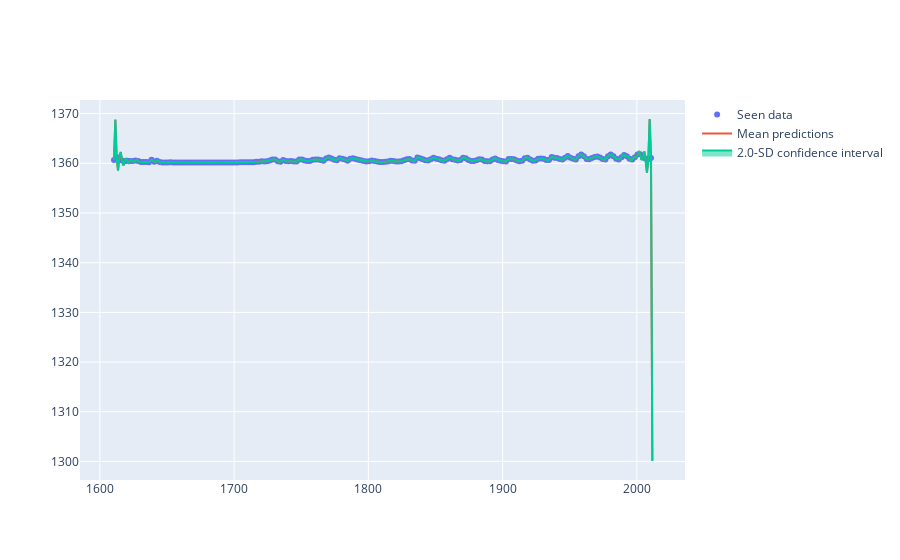

Here is the notebook cell this chart was saved with:
### Code cell
gp_partial = GP(lengthscale=3.)
gp_partial.fit(x_partial, y_partial, steps=0)
m, cov = gp_partial.conditional_distribution_at(x)
clean_v = np.maximum(cov.diagonal(), 0)
plot_mean_preds_with_ci(
    x_seen=x_partial.flatten(), 
    y_seen=y_partial.flatten(), 
    x_new=x.flatten(),
    means=m.flatten(), 
    variances_=clean_v.flatten(),
)

### Figure 1 — Plotly figure (JSON) as saved in the notebook; plotly's stock layout.template omitted (floating-point values rounded to 4 significant figures; data arrays with more than 128 entries replaced by an {"elided": "..."} marker saying what was removed)
{"data": [{"mode": "markers", "name": "Seen data", "type": "scatter", "x": {"elided": "201 float values"}, "y": {"elided": "201 float values"}}, {"mode": "lines", "name": "Mean predictions", "type": "scatter", "x": {"elided": "402 float values"}, "y": {"elided": "402 float values"}}, {"fill": "toself", "name": "2.0-SD confidence interval", "type": "scatter", "x": {"elided": "804 float values"}, "y": {"elided": "804 float values"}}], "layout": {}}
